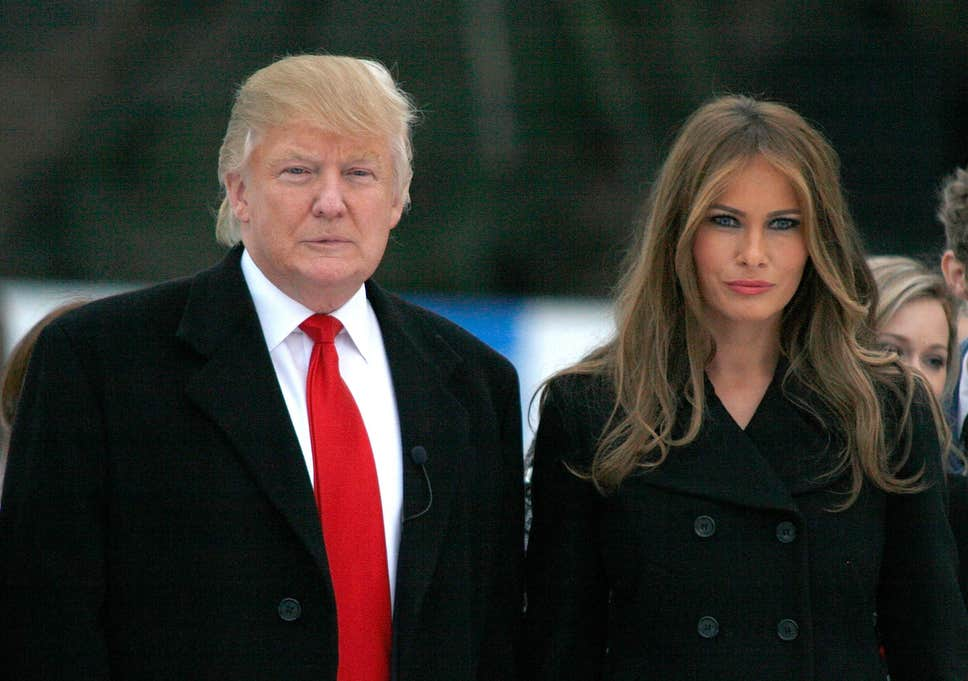
#> input picture Face Detection using haarcascade/donal.jpg, 968 x 681 px
$ jupyter execute 'Face detection using haar cascades.ipynb'
#> lines starting #> are read from the running program, lines starting #| are printed output that depends on the picture; after the words box and inside, x2 and y2 are one past the last pixel; in counts of white or black regions, pixels touching at a corner belong together
[cell 1]
import cv2
import numpy as np
import pandas as pd

[cell 2]
face_cascade = cv2.CascadeClassifier('haarcascade_frontalface_default.xml')
eye_cascade = cv2.CascadeClassifier('haarcascade_eye.xml')

[cell 3]
face_cascade

### With Gray And Without Gray

[cell 4]
img = cv2.imread('donal.jpg')
#> img is the input picture: shape (681, 968, 3); mean B, G, R 43.2, 48.5, 51
#img = cv2.cvtColor(img, cv2.COLOR_BGR2GRAY)

[cell 5]
cv2.imshow('img',img)
cv2.waitKey(0)
cv2.destroyAllWindows()

[cell 6]
faces = face_cascade.detectMultiScale(img, 1.3, 5)
#> faces = [[678, 171, 148, 148], [239, 99, 183, 183]]
for (x,y,w,h) in faces:
    cv2.rectangle(img,(x,y),(x+w,y+h),(255,0,0),2)
    roi_gray = img[y:y+h, x:x+w]
    roi_color = img[y:y+h, x:x+w]
    eyes = eye_cascade.detectMultiScale(roi_gray)
    for (ex,ey,ew,eh) in eyes:
        cv2.rectangle(roi_color,(ex,ey),(ex+ew,ey+eh),(0,255,0),2)
#> this loop made 2 passes
#> (x, y, w, h, eyes) on passes 1 to 2: (678, 171, 148, 148, [[84, 35, 37, 37], [26, 31, 40, 40]]), (239, 99, 183, 183, [[100, 55, 38, 38]])
#> pass 1, `roi_gray = img[y:y+h, x:x+w]`:
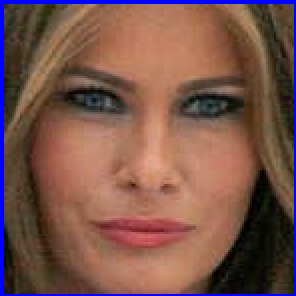
#> roi_gray: shape (148, 148, 3) (shown 2 times larger); mean B, G, R 75.2, 84.5, 121.3
#> pass 2, `roi_gray = img[y:y+h, x:x+w]`:
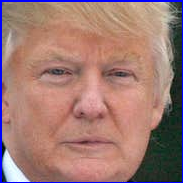
#> roi_gray: shape (183, 183, 3); mean B, G, R 115.3, 121.9, 159.5
#> after the loop:
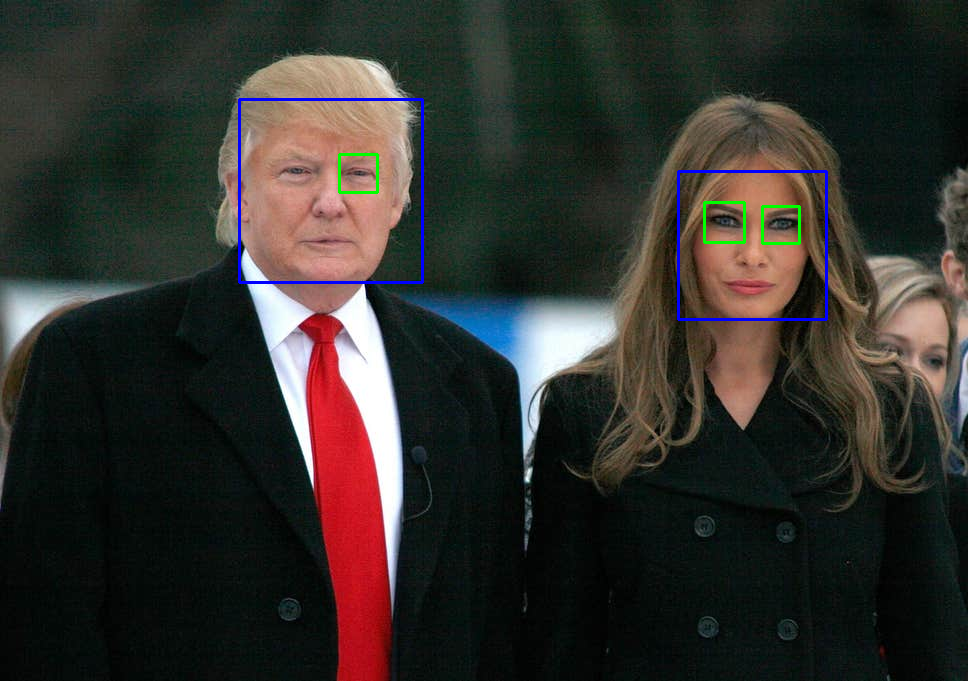
#> img: shape (681, 968, 3); 0.81% of pixels changed, all inside (x1, y1, x2, y2) = (238, 98, 828, 321)

$ run again, with Face Detection using haarcascade/obama.jpg copied over Face Detection using haarcascade/donal.jpg
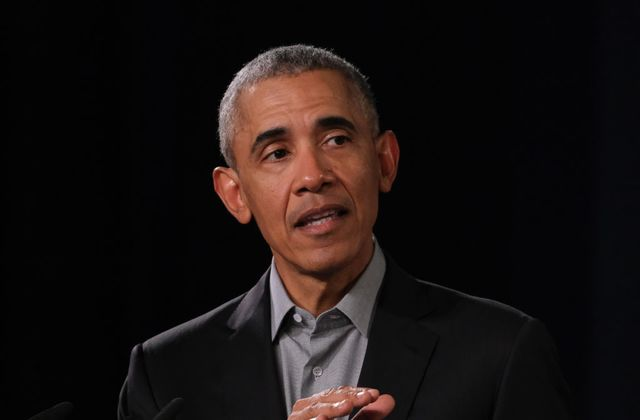
#> input picture Face Detection using haarcascade/obama.jpg, 640 x 420 px
#> img is the input picture: shape (420, 640, 3); mean B, G, R 18, 19.2, 26.2
#> faces = [[210, 64, 194, 194]]
#> the loop `for (x,y,w,h) in faces:` made 1 pass
#> (x, y, w, h, eyes) on pass 1: (210, 64, 194, 194, [[102, 50, 47, 47], [43, 65, 45, 45]])
#> after the loop `for (x,y,w,h) in faces:`:
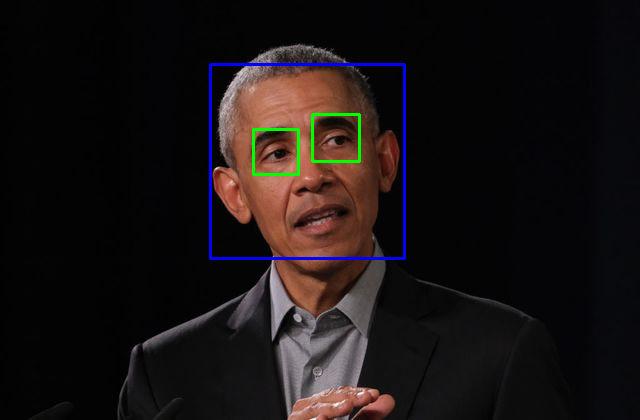
#> img: shape (420, 640, 3); 1.27% of pixels changed, all inside (x1, y1, x2, y2) = (209, 63, 406, 260)
#> after the loop `for (x,y,w,h) in faces:`:
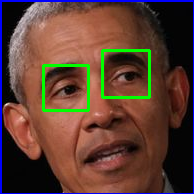
#> roi_color: shape (194, 194, 3); mean B, G, R 51.3, 62.9, 92.5
